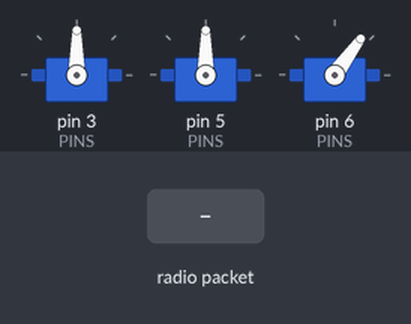
Bench run of a sketch on a simulated Arduino Uno, built with avr-gcc and run on an emulated ATmega328P. Parts: 3 × servo. The inputs (shaded band) are chosen by the test bench. No radio packets arrive unless stated; what the sketch prints to the serial monitor is not drawn.

Above: at 1.2 s.
1.3 s: radio packet "5" arrives
Timing chart, 0 to 4.3 s (numbered marks = the images above; inputs shaded):
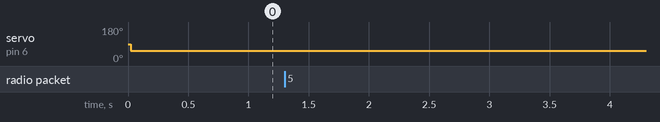

Measured:
- after the input at 1.3 s, every drawn part: stays the same

The sketch:

plane-receiver.ino
```cpp
  #include <Servo.h>
#include <SPI.h>
#include <LoRa.h>

#define CONNECTION_MSG_TIMEOUT 300
long long connection_timer = millis();
int lastRssi = -100;

#define SYNC_WORD 0xF1

// pins - height, - side, - motor
const int PINS[] = {3, 5, 6, 9};

#define MIN_HEIGHT_DEGREE 45
#define MAX_HEIGHT_DEGREE 180 - 45
#define MIN_SIDE_DEGREE 45
#define MAX_SIDE_DEGREE 180 - 45

#define FAIL_SAFE_TIMEOUT 1000
long long lastCorrectTime = millis();

bool calibrate = false;

// calibration
#define ESC_PIN PINS[2]
#define MAX_PULSE 1500  // Maximum throttle signal (µs)
#define MIN_PULSE 1100  // Minimum throttle signal (µs)

Servo myESC;

void setup_calibrate() {
  Serial.begin(9600);
  myESC.attach(ESC_PIN, MIN_PULSE, MAX_PULSE); // Attach with defined limits

  Serial.println("=== ESC Calibration Start ===");
  Serial.println("Disconnect battery from ESC now.");
  delay(2000);

  // Step 1: Send max throttle signal
  Serial.println("Sending MAX throttle signal...");
  myESC.writeMicroseconds(MAX_PULSE);
  delay(3000); // Wait for user to connect battery

  // --- CRITICAL STEP: CONNECT THE LIPO BATTERY TO THE ESC NOW ---
  Serial.println(">>> CONNECT THE LIPO BATTERY TO THE ESC NOW <<<");
  delay(5000); // Give time for ESC to read max signal and beep

  // Step 2: Send min throttle signal to set low endpoint
  Serial.println("Sending MIN throttle signal...");
  myESC.writeMicroseconds(MIN_PULSE);
  delay(3000); // Wait for final confirmation beeps

  Serial.println("=== Calibration Complete! ===");
  Serial.println("You can now use the Serial Monitor to test.");
  Serial.println("Enter a value between 0 and 100.");
}

void loop_calibrate() {
  if (Serial.available() > 0) {
    int throttlePercent = Serial.parseInt();
    throttlePercent = constrain(throttlePercent, 0, 100); // Clamp value

    int pulseWidth = map(throttlePercent, 0, 100, MIN_PULSE, MAX_PULSE);
    myESC.writeMicroseconds(pulseWidth);

    Serial.print("Throttle set to: ");
    Serial.print(throttlePercent);
    Serial.print("% (");
    Serial.print(pulseWidth);
    Serial.println("µs)");
  }
  delay(10);
}

int sign(int v) {
  if (v > 0) return 1;
  if (v < 0) return -1;
  return 0;
}

String byteToHex(byte b) {
  char hex[3];
  sprintf(hex, "%02x", b);
  return String(hex);
}

class MyServo {
  public:
  Servo servo;
  int pin = 0;
  int bound[2] = {0, 255};

  int current = bound[0];
  int target = current;
  unsigned long target_timer = millis();
  unsigned long target_timeout = 1000 / 200;
  bool degrees = true;

  MyServo(int pin_, int bound_0, int bound_1, int target_timeout_, bool degrees_) {
    pin = pin_;
    bound[0] = bound_0;
    bound[1] = bound_1;
    target_timeout = target_timeout_;
    degrees = degrees_;
  }

  void init(int value) {
    servo.attach(pin);
    set_value(value);
    set_target(value);
    current = target;
  }

  void update() {

    if (millis() - target_timer >= target_timeout){
      int count = (millis() - target_timer) / target_timeout;
      target_timer += target_timeout * count;

      if (sign(target - current)){
        for (int i=0;i<count;i++){
          current += sign(target - current);
        }
        set_value(current);
      }
    }

  }

  void set_value(int value) {
    value = min(255, max(0, value));
    int deg = (long long)(value) * (bound[1] - bound[0]) / 256 + bound[0];
    if (degrees) {
      servo.write(deg);
    } else {
      Serial.println(deg);
      servo.writeMicroseconds(deg);
    }
  }

  void set_target(int value) {
    value = min(255, max(0, value));
    target = value;
  }


};

// <0x,0x,0x>

#define PACKET_SIZE 10
#define PACKET_START_SYMBOL '<'
#define PACKET_END_SYMBOL '>'

struct Packet {
  bool damaged = false;
  int values[3];

  Packet () {
    for (int i = 0; i < 3; i++) {
      values[i] = 0;
    }
  }
  Packet (String s) {
    if (s.length() != 10 || s[0] != '<' || s[s.length() - 1] != '>') {
      damaged = true;
    } else if (s[3] != ',' || s[6] != ',') {
      damaged = true;
    } else {
      for (int i = 0; i < 3; i++) {
        for (int j = 0; j < 2; j++) {
          char c = s[1 + i * 3 + j];
          if ('0' <= c && c <= '9' || 'a' <= c && c <= 'f') {
            // pass
          } else {
            damaged = true;
          }
        }
        values[i] = strtol(s.substring(1 + i * 3, 1 + i * 3 + 2).c_str(), NULL, 16);
        values[i] = max(0, min(255, values[i]));
      }
    }
  }

  String getString() {
    return String("<") +
    String(values[0], HEX) + String(",") +
    String(values[1], HEX) + String(",") +
    String(values[2], HEX) +
    String(">");
  }
};

// servo setup
MyServo myservo_height(PINS[0], MIN_HEIGHT_DEGREE, MAX_HEIGHT_DEGREE, 1000 / 1000, true);
MyServo myservo_side(PINS[1], MIN_SIDE_DEGREE, MAX_SIDE_DEGREE, 1000 / 1000, true);
MyServo myservo_motor(PINS[2], MIN_PULSE, MAX_PULSE, 1000 / 1000, false);

void setup() {
  // Serial setup
  Serial.begin(9600);
  while (!Serial);

  Serial.println("LoRa Receiver");

  // Lora setup
  if (!LoRa.begin(915E6)) {
    Serial.println("Starting LoRa failed!");
    while (1);
  }

  LoRa.setTxPower(17);
  LoRa.setSpreadingFactor(7);
  LoRa.setSignalBandwidth(126E3);
  LoRa.setCodingRate4(8);
  LoRa.setSyncWord(SYNC_WORD);

  // Servos setup
  myservo_height.init(128);
  myservo_side.init(128);
  myservo_motor.init(0);

  if (calibrate) {
    setup_calibrate();
  }

}

void loop() {

  if (calibrate) {
    loop_calibrate();
    return;
  }

  // update all

  myservo_height.update();
  myservo_side.update();
  myservo_motor.update();

  if (millis() - lastCorrectTime > FAIL_SAFE_TIMEOUT) { // failsafe
    myservo_height.set_target(0x80);
    myservo_side.set_target(0x80);
    myservo_motor.set_target(0);
  }

  if (millis() - connection_timer > CONNECTION_MSG_TIMEOUT) { // connection message
    connection_timer = millis();
    int connectionValue = map(lastRssi, -90, -30, 0, 255);
    connectionValue = constrain(connectionValue, 0, 255);

    String message = "<";
    message += byteToHex(connectionValue);
    message += ">";

    LoRa.beginPacket();
    LoRa.print(message);
    LoRa.endPacket();
  }

  // try to parse packet
  int packetSize = LoRa.parsePacket();
  String packetString = "";
  if (packetSize) {
    // received a packet
    Serial.print("Received packet '");

    // read packet
    Packet lastCorrectPacket(packetString);
    while (LoRa.available()) {
      char c = (char)LoRa.read();
      packetString += c;
      Serial.print(c);
      if (c == PACKET_END_SYMBOL) {
        Packet receivedPacket = Packet(packetString.substring(packetString.length() - PACKET_SIZE, packetString.length()));
        if (!receivedPacket.damaged) {
          lastCorrectPacket = receivedPacket;
        }
      }
    }

    // print RSSI of packet
    Serial.print("' with RSSI ");
    Serial.println(LoRa.packetRssi());
    lastRssi = LoRa.packetRssi();

    if (!lastCorrectPacket.damaged) {
      Serial.print("packet: ");
      Serial.print(lastCorrectPacket.values[0]);
      Serial.print(lastCorrectPacket.values[1]);
      Serial.print(lastCorrectPacket.values[2]);
      Serial.println(packetString);

      myservo_height.set_target(lastCorrectPacket.values[0]);
      myservo_side.set_target(lastCorrectPacket.values[1]);
      myservo_motor.set_target(lastCorrectPacket.values[2]);

      lastCorrectTime = millis();

    } else {
      Serial.println("damaged packet!");
    }
  }
  delay(10);
}
```
